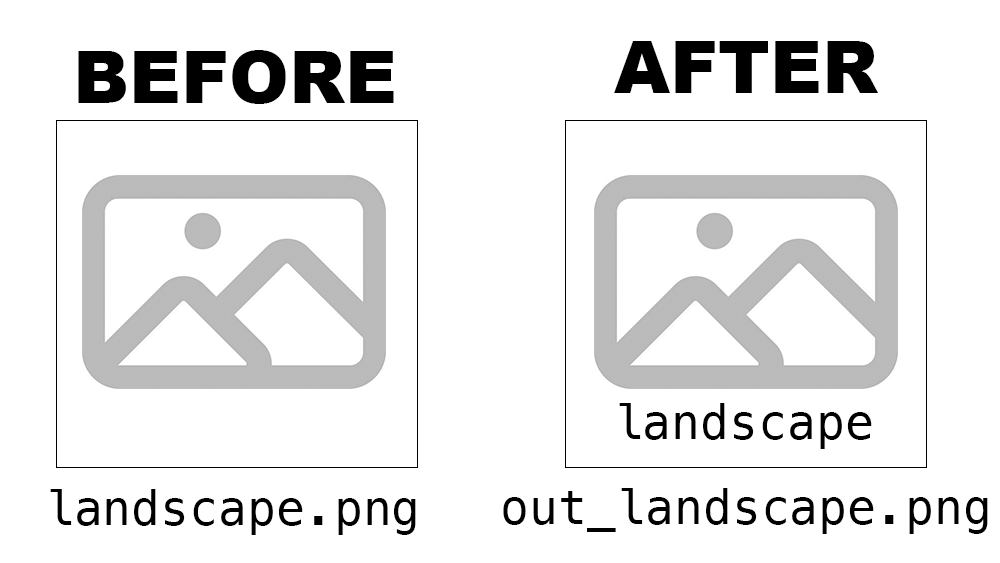
#> input picture example.png, 1000 x 563 px
$ python draw_text_into_images.py
#> lines starting #> are read from the running program, lines starting #| are printed output that depends on the picture
#> the answer given: .
#!/usr/bin/env python3
# -*- coding: utf-8 -*-

"""Draw text into images."""

import os
import re

from PIL import Image, ImageFont, ImageDraw


def draw_text_into_images(dir_name, file_name, out_dir):
    """Perform draw text into target images.

    :param dir_name: target directory
    :param file_name: target file
    :param out_dir: output directory
    :return: None
    """
#> called with dir_name = '.', file_name = 'example.png', out_dir = './out'

    # open image file
    img = Image.open(dir_name + os.sep + file_name)
#> img is the input picture: PIL image 1000x563 RGBA; mean R, G, B, A 232.8, 232.8, 232.8, 255
    # get size
    size = img.size
#> size = (1000, 563)
    # get extend size
    extend = size[1] * 0.1
#> extend = 56.3
    # font size
    font_size = round(extend / 2.1)
#> font_size = 27
    # extend image region
    box = (0, 0, size[0], size[1] + extend)
#> box = (0, 0, 1000, 619.3)
    # extend image
    n = img.crop(box)
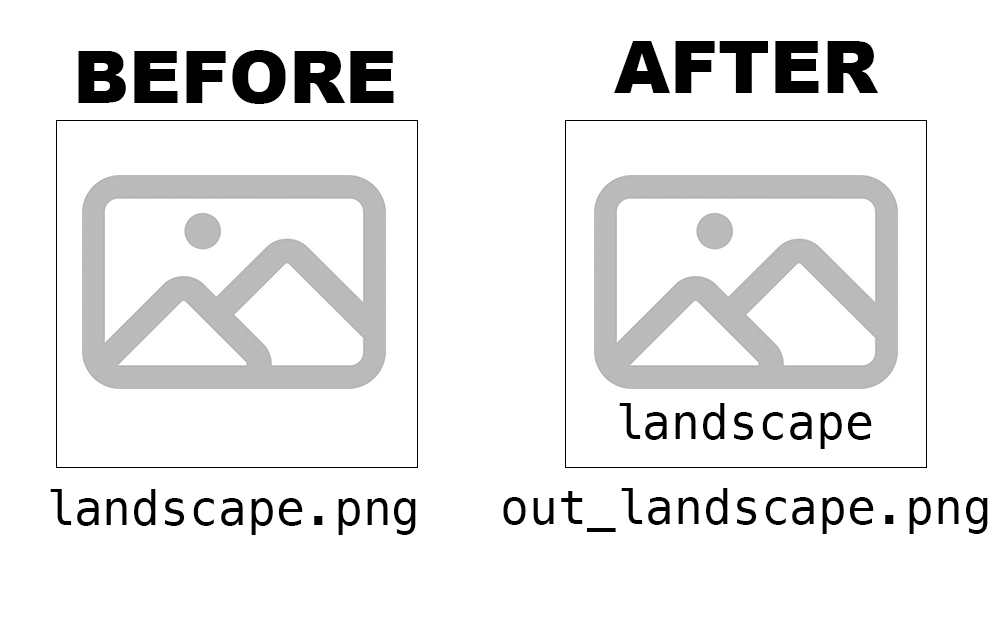
#> n: PIL image 1000x619 RGBA; mean R, G, B, A 211.7, 211.7, 211.7, 231.9; transparent parts drawn white

    # color black
    black = '#000'
    # color white
    white = '#fff'

    # create draw object
    draw = ImageDraw.Draw(n)
    # fill white to extended region
    draw.rectangle([(0, size[1]), (size[0], size[1] + extend)], white)

    # get text from file name
    text = os.path.splitext(file_name)[0]
    # calculate text start position
    # x = (width - length of text) / 2
    coo_x = (size[0] - len(text) * font_size) / 2
#> coo_x = 405.5
    # if length of text > width then change the font size
    if coo_x < 0:
        font_size = round(size[0] / len(text))
        coo_x = 0
    # set font and size
    font = ImageFont.truetype('./SourceHanSansSC-Normal.otf', font_size)
    coo = (coo_x, size[1] + (extend - font_size) / 2)
#> coo = (405.5, 577.6)

    # draw text
    draw.text(coo, text, black, font)

    # check output dir
    if not os.path.exists(out_dir):
        os.mkdir(out_dir)
    # get output file name
    o_file = out_dir + os.sep + 'out_' + str(file_name)
    # save image file
    n.save(o_file)
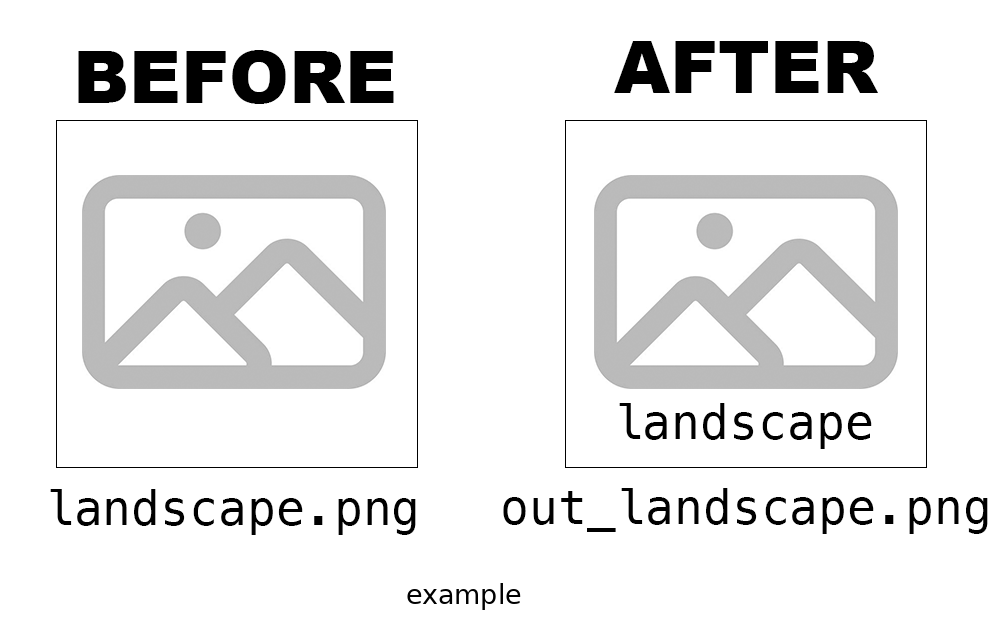
#> saved as out_example.png: PIL image 1000x619 RGBA; mean R, G, B, A 234.5, 234.5, 234.5, 255


def get_image_files(file_list):
    """Get all images inside target directory

    :param file_list: list of target files
    :return: list of images
    """
    # filter image files
    reg = re.compile('\.jpg|\.png|\.jpeg|\.gif')
    images = filter(lambda x: bool(reg.search(x)), file_list)
    return [x for x in images]


def search_file_and_draws(dir_name, out_name):
    """Match image files and do draw.

    :param dir_name: target directory
    :param out_name: output directory
    :return: None
    """
    # check if it is a dir
    if os.path.isdir(dir_name):
        # get all files list
        files = os.listdir(dir_name)
        files = get_image_files(files)
        # loop images
        for im in files:
            draw_text_into_images(dir_name, im, out_name)
        print(u'Process completed\nOutput：{}\n'.format(out_name))
    else:
        print(u'The target is not a directory\n')


if __name__ == '__main__':

    # wait for input
    d_name = input(u'Enter target directory path please\n>')
    o_name = d_name + os.sep + 'out'
    search_file_and_draws(d_name, o_name)
